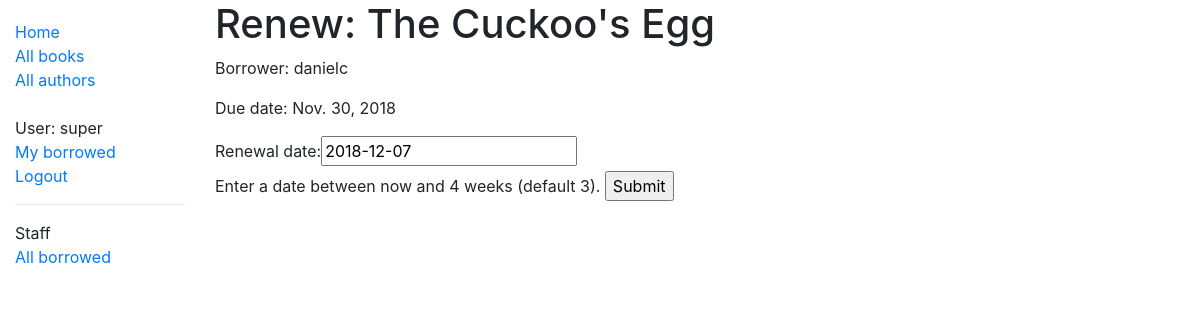
The page /catalog/book/9e2379e2-3b38-4508-a706-ec881270a627/renew (signed in) on the database its author committed.
### catalog/models.py (models this page shows, shortened)
class BookInstance(models.Model):
	id = models.UUIDField(primary_key=True, default=uuid.uuid4, help_text='Unique ID for this particular book across whole library')
	book = models.ForeignKey('Book', on_delete=models.SET_NULL, null=True)
	imprint = models.CharField(max_length=200)
	due_back = models.DateField(null=True, blank=True) #null for when book is available
	borrower = models.ForeignKey(User, on_delete=models.SET_NULL, null=True, blank=True)
	LOAN_STATUS = (
		('m', 'Maintenance'),
		('o', 'On loan'),
		('a', 'Available'),
		('r', 'Reserved'),
	)
	status = models.CharField(
		max_length=1,
		choices=LOAN_STATUS,
		blank=True,
		default='m',
		help_text='Book availability'
	)
	class Meta:
		ordering = ['due_back']
		permissions = (("can_mark_returned", "Set book as returned"), ("can_view_borrowed", "View borrowed books"))
	def display_id(self):
		return self.id
	display_id.short_description = 'ID'
	def display_title(self):
		return self.book.title
	display_title.short_description = 'Book Title'
	@property
	def is_overdue(self):
		if self.due_back and date.today() > self.due_back:
			return True
		return False

class Book(models.Model):
	title = models.CharField(max_length=200)
	author = models.ForeignKey('Author', on_delete=models.SET_NULL, null=True)
	summary = models.TextField(max_length=1000, help_text='Enter a description for the book')
	isbn = models.CharField('ISBN', max_length=13, help_text='13 Character <a href="https://www.isbn-international.org/content/what-isbn">ISBN number</a>')
	genre = models.ManyToManyField(Genre, help_text='Select a genre for this book')
	language = models.ForeignKey(Language, on_delete=models.SET_NULL, null=True)
	def display_genre(self):
		return ', '.join(genre.name for genre in self.genre.all()[:3])
	display_genre.short_description = 'Genre'

### catalog/views.py (the view)
# urls.py: path('book/<uuid:pk>/renew', views.renew_book_librarian, name='renew-book-librarian'),
@permission_required('catalog.can_mark_returned')
def renew_book_librarian(request, pk):
	book_instance = get_object_or_404(BookInstance, pk=pk)
	if request.method == 'POST':
		book_renewal_form = RenewBookForm(request.POST)
		if book_renewal_form.is_valid():
			book_instance.due_back = book_renewal_form.cleaned_data['renewal_date']
			book_instance.save()
			return HttpResponseRedirect(reverse('all-borrowed'))
	else:
		proposed_renewal_date = datetime.date.today() + datetime.timedelta(weeks=3)
		book_renewal_form = RenewBookForm(initial={'renewal_date': proposed_renewal_date})
	context = {
		'form' : book_renewal_form,
		'book_instance' : book_instance,
	}
	return render(request, 'catalog/book_renew_librarian.html', context)

### catalog/forms.py (shortened to what this page needs)
class RenewBookForm(forms.Form):
	renewal_date = forms.DateField(help_text="Enter a date between now and 4 weeks (default 3).")

### catalog/templates/catalog/book_renew_librarian.html (shortened to what this page needs)
{% extends "base_generic.html" %}
{% block content %}
	<h1>Renew: {{ book_instance.book.title }}</h1>
	<p>Borrower: {{ book_instance.borrower }}</p>
	<p {% if book_instance.is_overdue %} class="text-danger" {% endif %}>Due date: {{ book_instance.due_back }}</p>
	<form action="" method="post">
		{{ form.as_table }}
	<input type="submit" value="Submit">
	</form>
{% endblock %}

### catalog/templates/base_generic.html (shortened to what this page needs)
<!DOCTYPE html>
<html>
<head>
	<link rel="stylesheet" href="https://stackpath.bootstrapcdn.com/bootstrap/4.1.3/css/bootstrap.min.css">
	{% load static %}
	<link rel="stylesheet" href="{% static 'css/styles.css' %}">
</head>
<body>
	<div class = "container-fluid">
		<div class="row">
			<div class="col-sm-2">
			{% block sidebar %}
				<ul class="sidebar-nav">
					<li><a href="{% url 'index' %}">Home</a></li>
					<li><a href="{% url 'books' %}">All books</a></li>
					<li><a href="{% url 'authors' %}">All authors</a></li>
					<br>
					{% if user.is_authenticated %}
						<li>User: {{ user.get_username }}</li>
						<li><a href="{% url 'my-borrowed' %}">My borrowed</a></li>
						<li><a href="{% url 'logout' %}?next={{ request.path }}">Logout</a></li>
					{% else %}
						<li><a href="{% url 'login' %}?next={{ request.path }}">Login</a></li>
					{% endif %}
					<hr>
					{% if perms.catalog.can_view_borrowed %}
						Staff
						<li><a href="{% url 'all-borrowed' %}">All borrowed</a></li>
					{% endif %}
				</ul>
			{% endblock %}
			</div>
			<div class="col-sm-10">{% block content %}{% endblock %}
			</div>
		</div>
	</div>
</body>
</html>

### catalog/static/css/styles.css (style rules this page uses)
.sidebar-nav { margin-top: 20px; padding: 0; list-style: none; }

### rows shown on the page
BookInstance: book "The Cuckoo's Egg", borrower "danielc", due_back "Nov. 30, 2018"

### other values the page prints
{{ user.get_username }} "super"
